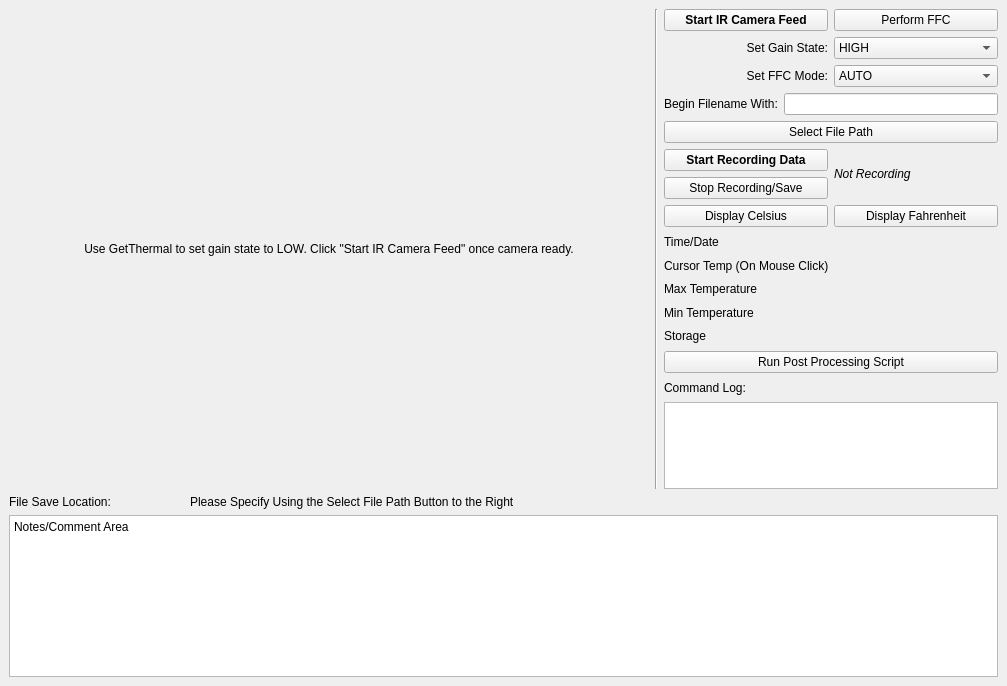
<?xml version="1.0" encoding="UTF-8"?>
<ui version="4.0">
 <class>MainWindow</class>
 <widget class="QMainWindow" name="MainWindow">
  <property name="geometry">
   <rect>
    <x>0</x>
    <y>0</y>
    <width>1007</width>
    <height>686</height>
   </rect>
  </property>
  <property name="windowTitle">
   <string>Record IR</string>
  </property>
  <widget class="QWidget" name="centralwidget">
   <layout class="QGridLayout" name="gridLayout">
    <item row="0" column="0" rowspan="2">
     <widget class="QLabel" name="displayFrame">
      <property name="sizePolicy">
       <sizepolicy hsizetype="Fixed" vsizetype="Fixed">
        <horstretch>0</horstretch>
        <verstretch>0</verstretch>
       </sizepolicy>
      </property>
      <property name="minimumSize">
       <size>
        <width>640</width>
        <height>480</height>
       </size>
      </property>
      <property name="text">
       <string>Use GetThermal to set gain state to LOW. Click &quot;Start IR Camera Feed&quot; once camera ready.</string>
      </property>
      <property name="alignment">
       <set>Qt::AlignCenter</set>
      </property>
     </widget>
    </item>
    <item row="0" column="1" rowspan="2">
     <widget class="Line" name="line">
      <property name="orientation">
       <enum>Qt::Vertical</enum>
      </property>
     </widget>
    </item>
    <item row="0" column="2">
     <layout class="QVBoxLayout" name="verticalLayout">
      <item>
       <layout class="QHBoxLayout" name="horizontalLayout_5">
        <item>
         <widget class="QPushButton" name="startStreamBut">
          <property name="font">
           <font>
            <weight>75</weight>
            <bold>true</bold>
           </font>
          </property>
          <property name="text">
           <string>Start IR Camera Feed</string>
          </property>
         </widget>
        </item>
        <item>
         <widget class="QPushButton" name="ffcBut">
          <property name="enabled">
           <bool>true</bool>
          </property>
          <property name="text">
           <string>Perform FFC</string>
          </property>
         </widget>
        </item>
       </layout>
      </item>
      <item>
       <layout class="QHBoxLayout" name="horizontalLayout_3">
        <item>
         <widget class="QLabel" name="label_2">
          <property name="text">
           <string>Set Gain State:</string>
          </property>
          <property name="alignment">
           <set>Qt::AlignRight|Qt::AlignTrailing|Qt::AlignVCenter</set>
          </property>
         </widget>
        </item>
        <item>
         <widget class="QComboBox" name="comboGain">
          <property name="enabled">
           <bool>true</bool>
          </property>
          <item>
           <property name="text">
            <string>HIGH</string>
           </property>
          </item>
          <item>
           <property name="text">
            <string>LOW</string>
           </property>
          </item>
          <item>
           <property name="text">
            <string>AUTO</string>
           </property>
          </item>
         </widget>
        </item>
       </layout>
      </item>
      <item>
       <layout class="QHBoxLayout" name="horizontalLayout_6">
        <item>
         <widget class="QLabel" name="label_4">
          <property name="text">
           <string>Set FFC Mode:</string>
          </property>
          <property name="alignment">
           <set>Qt::AlignRight|Qt::AlignTrailing|Qt::AlignVCenter</set>
          </property>
         </widget>
        </item>
        <item>
         <widget class="QComboBox" name="comboFFCmode">
          <property name="enabled">
           <bool>true</bool>
          </property>
          <item>
           <property name="text">
            <string>AUTO</string>
           </property>
          </item>
          <item>
           <property name="text">
            <string>MANUAL</string>
           </property>
          </item>
         </widget>
        </item>
       </layout>
      </item>
      <item>
       <layout class="QHBoxLayout" name="horizontalLayout_4">
        <item>
         <widget class="QLabel" name="label_3">
          <property name="text">
           <string>Begin Filename With:</string>
          </property>
         </widget>
        </item>
        <item>
         <widget class="QLineEdit" name="lineEdit">
          <property name="font">
           <font>
            <weight>75</weight>
            <bold>true</bold>
           </font>
          </property>
         </widget>
        </item>
       </layout>
      </item>
      <item>
       <widget class="QPushButton" name="filePathBut">
        <property name="text">
         <string>Select File Path</string>
        </property>
       </widget>
      </item>
      <item>
       <layout class="QHBoxLayout" name="horizontalLayout">
        <item>
         <layout class="QVBoxLayout" name="verticalLayout_2">
          <item>
           <widget class="QPushButton" name="startRec">
            <property name="font">
             <font>
              <weight>75</weight>
              <bold>true</bold>
             </font>
            </property>
            <property name="text">
             <string>Start Recording Data</string>
            </property>
           </widget>
          </item>
          <item>
           <widget class="QPushButton" name="stopRec">
            <property name="text">
             <string>Stop Recording/Save</string>
            </property>
           </widget>
          </item>
         </layout>
        </item>
        <item>
         <widget class="QLabel" name="recLabel">
          <property name="font">
           <font>
            <italic>true</italic>
           </font>
          </property>
          <property name="text">
           <string>Not Recording</string>
          </property>
         </widget>
        </item>
       </layout>
      </item>
      <item>
       <layout class="QHBoxLayout" name="horizontalLayout_2">
        <item>
         <widget class="QPushButton" name="displayC">
          <property name="text">
           <string>Display Celsius</string>
          </property>
         </widget>
        </item>
        <item>
         <widget class="QPushButton" name="displayF">
          <property name="text">
           <string>Display Fahrenheit</string>
          </property>
         </widget>
        </item>
       </layout>
      </item>
      <item>
       <widget class="QLabel" name="timeStatus">
        <property name="text">
         <string>Time/Date</string>
        </property>
       </widget>
      </item>
      <item>
       <widget class="QLabel" name="cursorTempLabel">
        <property name="text">
         <string>Cursor Temp (On Mouse Click)</string>
        </property>
       </widget>
      </item>
      <item>
       <widget class="QLabel" name="maxTempLabel">
        <property name="text">
         <string>Max Temperature</string>
        </property>
       </widget>
      </item>
      <item>
       <widget class="QLabel" name="minTempLabel">
        <property name="text">
         <string>Min Temperature</string>
        </property>
       </widget>
      </item>
      <item>
       <widget class="QLabel" name="storageLabel">
        <property name="text">
         <string>Storage</string>
        </property>
       </widget>
      </item>
      <item>
       <widget class="QPushButton" name="runPost">
        <property name="text">
         <string>Run Post Processing Script</string>
        </property>
       </widget>
      </item>
      <item>
       <widget class="QLabel" name="label">
        <property name="text">
         <string>Command Log:</string>
        </property>
       </widget>
      </item>
     </layout>
    </item>
    <item row="1" column="2">
     <widget class="QPlainTextEdit" name="history">
      <property name="sizePolicy">
       <sizepolicy hsizetype="Expanding" vsizetype="Maximum">
        <horstretch>0</horstretch>
        <verstretch>0</verstretch>
       </sizepolicy>
      </property>
      <property name="maximumSize">
       <size>
        <width>16777215</width>
        <height>87</height>
       </size>
      </property>
     </widget>
    </item>
    <item row="2" column="0" colspan="3">
     <layout class="QVBoxLayout" name="verticalLayout_3">
      <item>
       <layout class="QHBoxLayout" name="horizontalLayout_7">
        <item>
         <widget class="QLabel" name="labelForLocation">
          <property name="sizePolicy">
           <sizepolicy hsizetype="Preferred" vsizetype="Preferred">
            <horstretch>0</horstretch>
            <verstretch>0</verstretch>
           </sizepolicy>
          </property>
          <property name="minimumSize">
           <size>
            <width>0</width>
            <height>0</height>
           </size>
          </property>
          <property name="maximumSize">
           <size>
            <width>175</width>
            <height>16777215</height>
           </size>
          </property>
          <property name="text">
           <string>File Save Location:</string>
          </property>
         </widget>
        </item>
        <item>
         <widget class="QLabel" name="filePathDisp">
          <property name="text">
           <string>Please Specify Using the Select File Path Button to the Right</string>
          </property>
         </widget>
        </item>
       </layout>
      </item>
      <item>
       <widget class="QPlainTextEdit" name="plainTextEdit">
        <property name="plainText">
         <string>Notes/Comment Area</string>
        </property>
       </widget>
      </item>
     </layout>
    </item>
   </layout>
  </widget>
 </widget>
 <resources/>
 <connections/>
</ui>
